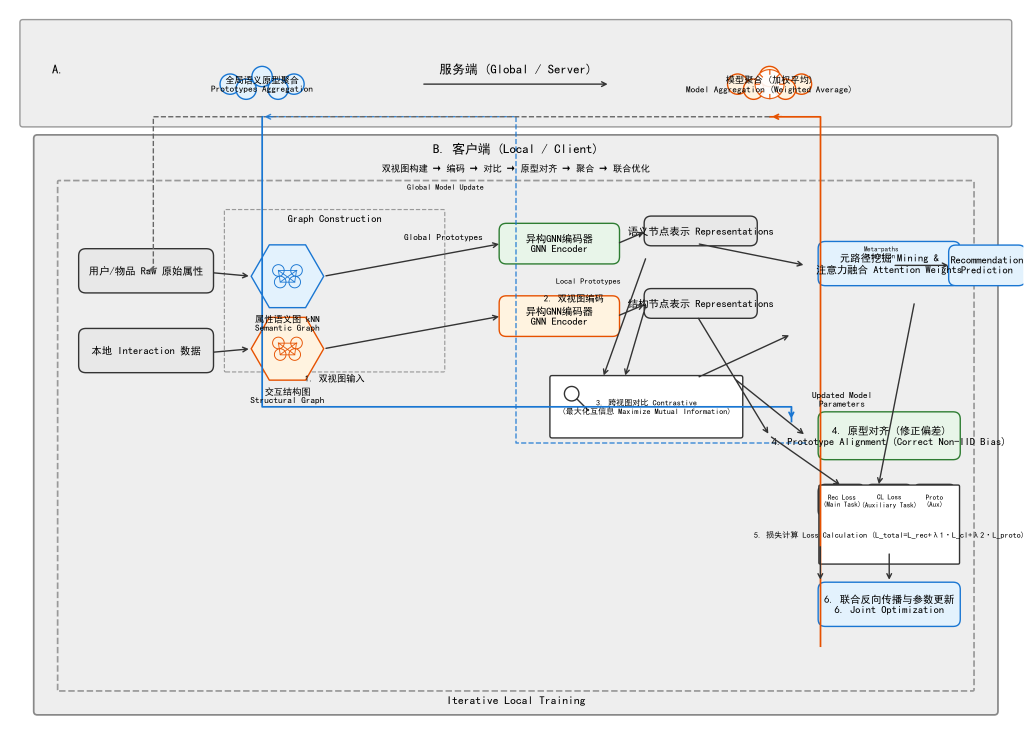
#> input picture images/fedascl_framework.png, 3098 x 2224 px (shown at 1/3 size)
$ python score_diagram.py
#> lines starting #> are read from the running program, lines starting #| are printed output that depends on the picture
#!/usr/bin/env python3
# -*- coding: utf-8 -*-
"""
FedASCL 框架图质量评分：与 model.png 对比 SSIM，返回 0-100 分
依赖：pip install scikit-image
"""
import os

SCRIPT_DIR = os.path.dirname(os.path.abspath(__file__))
PROJECT_ROOT = os.path.dirname(SCRIPT_DIR)
REF_PATH = os.path.join(PROJECT_ROOT, 'images', 'model.png')


def score_image(output_path, ref_path=None):
    """
    评分：SSIM 结构相似度 * 100，与参考图 model.png 对比。
    若参考图不存在或无 scikit-image，返回 -1。
    """
#> called with output_path = 'images/fedascl_framework.png'
    ref_path = ref_path or REF_PATH
    if not os.path.isfile(ref_path):
        return -1, "参考图不存在: " + ref_path
    if not os.path.isfile(output_path):
        return -1, "输出图不存在: " + output_path

    try:
        from skimage.metrics import structural_similarity as ssim
        from skimage import io
        from skimage.transform import resize
        import numpy as np
    except ImportError:
        return -1, "请安装 scikit-image: pip install scikit-image"

    try:
        img_out = io.imread(output_path)
#> img_out is the input picture: shape (2224, 3098, 4); mean R, G, B, A 233.3, 233.8, 233.9, 255
        img_ref = io.imread(ref_path)
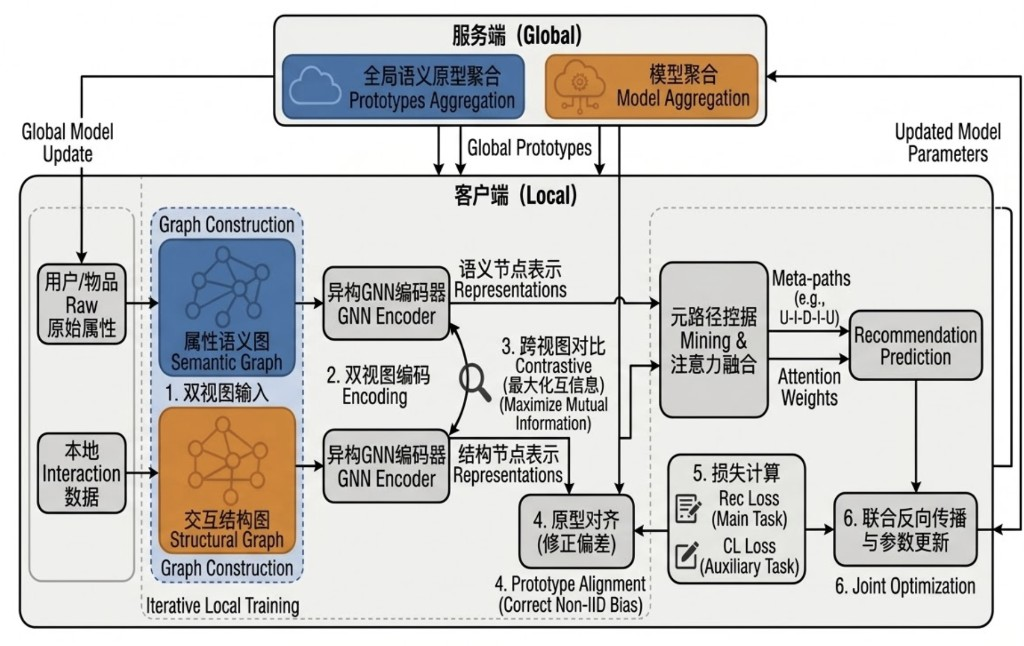
#> input picture images/model.png, 1024 x 646 px
#> img_ref is the input picture: shape (646, 1024, 3); mean R, G, B 206.6, 205.3, 203.4

        # RGBA -> RGB（取前3通道）
        if img_out.ndim == 3 and img_out.shape[-1] == 4:
            img_out = img_out[:, :, :3]
#> img_out: shape (2224, 3098, 3)
        if img_ref.ndim == 3 and img_ref.shape[-1] == 4:
            img_ref = img_ref[:, :, :3]

        # 统一为灰度、统一尺寸
        if img_out.ndim == 3:
            from skimage.color import rgb2gray
            img_out = rgb2gray(img_out)
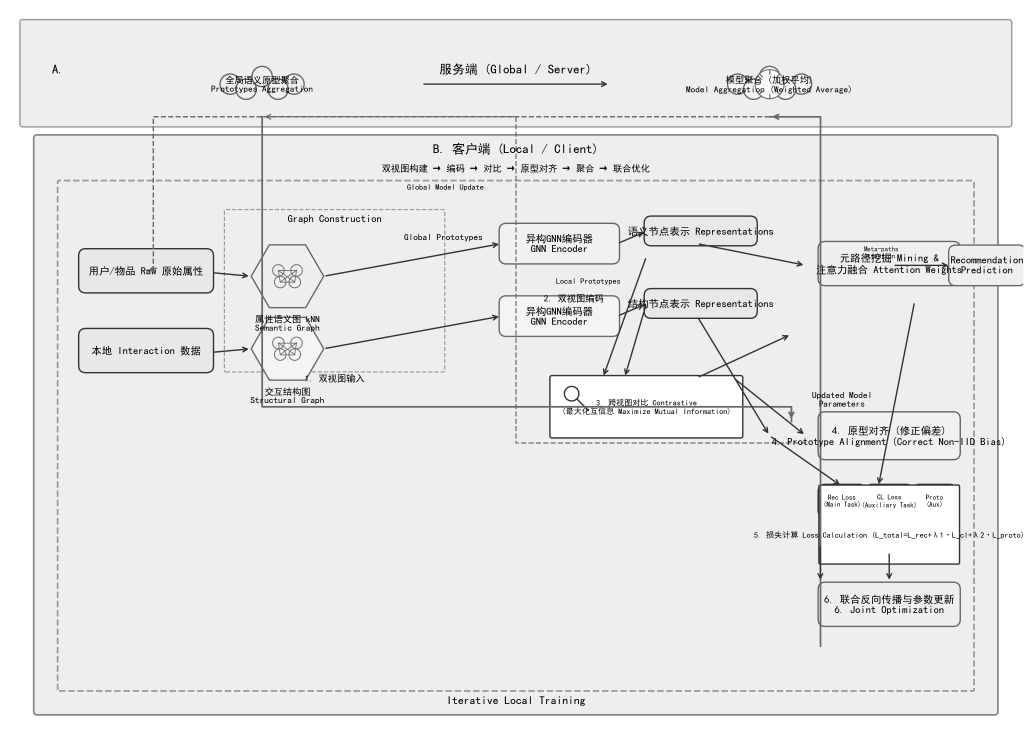
#> img_out: shape (2224, 3098) float64 (shown at 1/3 size); min 0, max 1, mean 0.917
        if img_ref.ndim == 3:
            from skimage.color import rgb2gray
            img_ref = rgb2gray(img_ref)
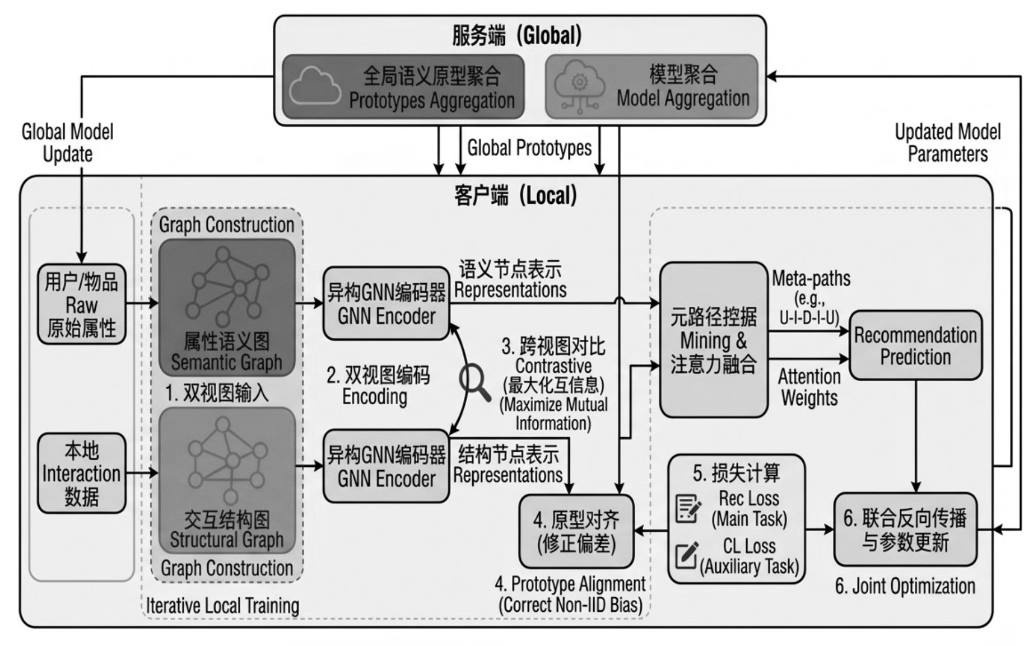
#> img_ref: shape (646, 1024) float64; min 0, max 1, mean 0.806

        h, w = 400, 560  # 固定比较尺寸
        img_out = resize(img_out, (h, w), anti_aliasing=True, preserve_range=True)
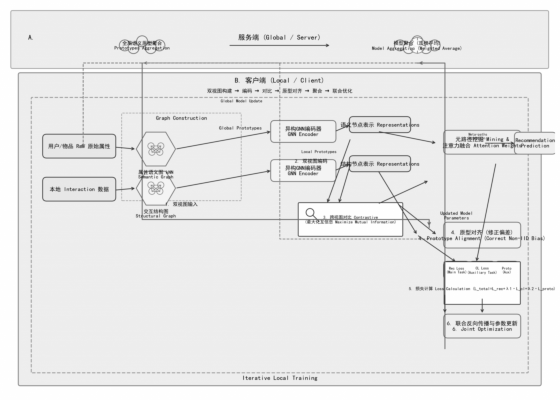
#> img_out: shape (400, 560) float64; min 0.205, max 1, mean 0.917
        img_ref = resize(img_ref, (h, w), anti_aliasing=True, preserve_range=True)
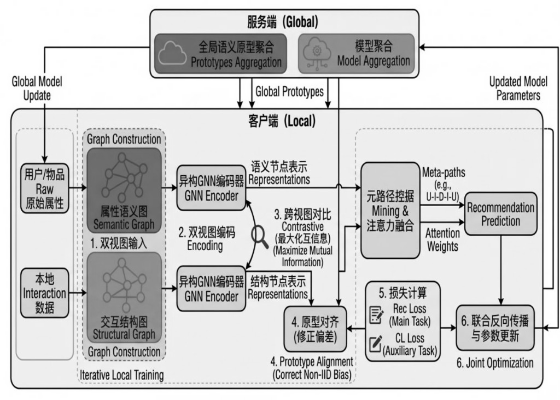
#> img_ref: shape (400, 560) float64; min 0.000829, max 1, mean 0.805

        data_range = max(img_out.max() - img_out.min(), img_ref.max() - img_ref.min(), 1.0)
#> data_range = 1
        score_01 = ssim(img_out, img_ref, data_range=data_range)
#> score_01 = 0.3
        score_100 = min(100, max(0, score_01 * 100))
#> score_100 = 30.03
        return round(score_100, 1), f"SSIM={score_01:.3f} -> {score_100:.1f}分"
    except Exception as e:
        return -1, str(e)


if __name__ == '__main__':
    out = os.path.join(PROJECT_ROOT, 'images', 'fedascl_framework.png')
    s, msg = score_image(out)
#> s = 30; msg = 'SSIM=0.300 -> 30.0分'
    print(f"评分: {s}, {msg}")
#| 评分: 30.0, SSIM=0.300 -> 30.0分
